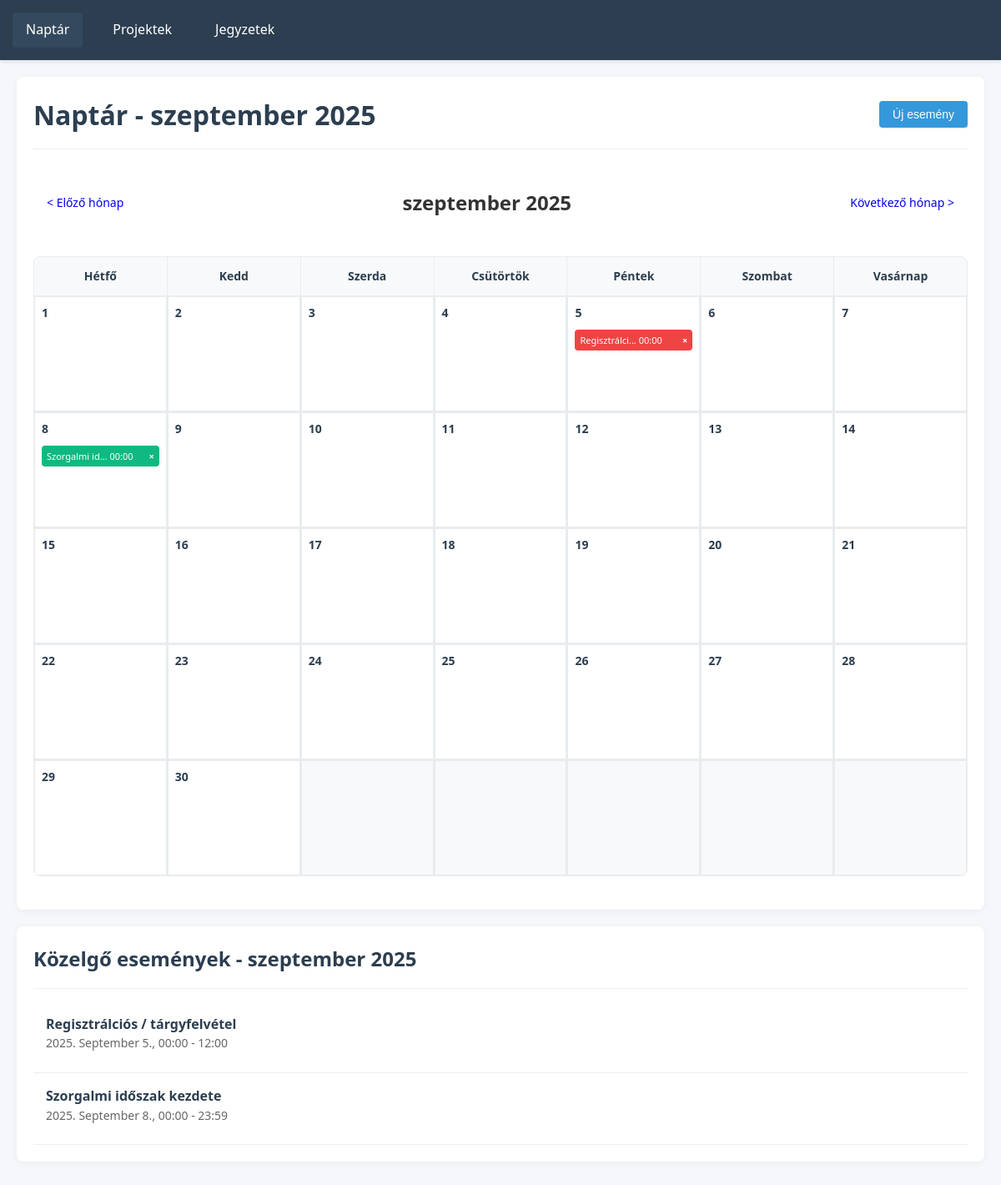
The page / on the database its author committed.
### tables this page shows
CREATE TABLE `calendar_events` (
  `id` int(11) NOT NULL,
  `user_id` int(11) NOT NULL,
  `title` varchar(255) NOT NULL,
  `description` text DEFAULT NULL,
  `start_datetime` datetime NOT NULL,
  `end_datetime` datetime DEFAULT NULL,
  `is_all_day` tinyint(1) DEFAULT 0,
  `color` varchar(7) DEFAULT '#3B82F6',
  `deleted_at` timestamp NULL DEFAULT NULL,
  `created_at` timestamp NOT NULL DEFAULT current_timestamp(),
  `updated_at` timestamp NOT NULL DEFAULT current_timestamp() ON UPDATE current_timestamp()
);

### controllers/BaseController.php (called while the page is built, shortened)
<?php
require_once 'Database.php';
class BaseController {
    public function __construct() {
        $database = new Database();
        $this->db = $database->connect();
    }
    protected function render($view, $data = []) {
        extract($data);
        require __DIR__ . '/../views/' . $view . '.php';
        require __DIR__ . '/../views/layouts/layout.php';
    }
}

### controllers/CalendarController.php (called while the page is built, shortened)
<?php
require_once 'BaseController.php';
class CalendarController extends BaseController {
    public function index() {
        $year = isset($_GET['year']) ? (int)$_GET['year'] : date('Y');
        $month = isset($_GET['month']) ? (int)$_GET['month'] : date('n');
        $events = $this->getCalendarEvents($year, $month);
        $calendarData = $this->generateCalendarData($year, $month);
        return $this->render('calendar/index', [
            'title' => 'Naptár',
            'events' => $events,
            'calendar' => $calendarData,
            'currentYear' => $year,
            'currentMonth' => $month
        ]);
    }
    private function getCalendarEvents($year, $month) {
        $firstDay = date('Y-m-01', strtotime("$year-$month-01"));
        $lastDay = date('Y-m-t', strtotime("$year-$month-01"));
        $query = "SELECT * FROM calendar_events
                 WHERE user_id = 1
                 AND deleted_at IS NULL
                 AND start_datetime BETWEEN :firstDay AND :lastDay
                 ORDER BY start_datetime";
        $stmt = $this->db->prepare($query);
        $stmt->execute(['firstDay' => $firstDay . ' 00:00:00', 'lastDay' => $lastDay . ' 23:59:59']);
        return $stmt->fetchAll(PDO::FETCH_ASSOC);
    }
    private function generateCalendarData($year, $month) {
        $firstDay = mktime(0, 0, 0, $month, 1, $year);
        $daysInMonth = date('t', $firstDay);
        $firstDayOfWeek = date('w', $firstDay);
        $firstDayOfWeek = $firstDayOfWeek == 0 ? 6 : $firstDayOfWeek - 1;
        $weeks = [];
        $currentDay = 1;
        for ($i = 0; $i < 6; $i++) {
            $week = [];
            for ($j = 0; $j < 7; $j++) {
                if (($i === 0 && $j < $firstDayOfWeek) || $currentDay > $daysInMonth) {
                    $week[] = null;
                } else {
                    $week[] = $currentDay;
                    $currentDay++;
                }
            }
            $weeks[] = $week;
            if ($currentDay > $daysInMonth) {
                break;
            }
        }
        return [
            'weeks' => $weeks,
            'monthName' => $this->getHungarianMonthName($month),
            'year' => $year,
            'month' => $month,
            'prev' => $this->getPrevMonth($year, $month),
            'next' => $this->getNextMonth($year, $month)
        ];
    }
    private function getHungarianMonthName($month) {
        $months = [
            1 => 'január', 2 => 'február', 3 => 'március', 4 => 'április',
            5 => 'május', 6 => 'június', 7 => 'július', 8 => 'augusztus',
            9 => 'szeptember', 10 => 'október', 11 => 'november', 12 => 'december'
        ];
        return $months[$month] ?? 'ismeretlen';
    }
    private function getPrevMonth($year, $month) {
        return ['year' => $year, 'month' => $month - 1];
    }
    private function getNextMonth($year, $month) {
        return ['year' => $year, 'month' => $month + 1];
    }
}

### controllers/Database.php (called while the page is built, shortened)
<?php
class Database {
    private $host = 'localhost';
    private $db_name = 'webapp_calendar';
    private $username = 'root';
    private $password = '';
    public function connect() {
        $this->conn = null;
        try {
            $this->conn = new PDO(
                'mysql:host=' . $this->host . ';dbname=' . $this->db_name . ';charset=utf8mb4',
                $this->username,
                $this->password,
                [
                    PDO::ATTR_ERRMODE => PDO::ERRMODE_EXCEPTION,
                    PDO::ATTR_DEFAULT_FETCH_MODE => PDO::FETCH_ASSOC
                ]
            );
            $this->conn->exec("SET NAMES utf8mb4");
        } catch(PDOException $e) {
            echo "Connection Error: " . $e->getMessage();
        }
        return $this->conn;
    }
}

### views/calendar/index.php (the view, shortened to what this page needs)
<div class="card">
    <div class="card-header">
        <h1>Naptár - <?= $calendar['monthName'] ?> <?= $calendar['year'] ?></h1>
        <button class="btn btn-primary" onclick="openEventModal()">Új esemény</button>
    </div>
    <div class="calendar-container">
        <div class="calendar-header">
            <a href="?page=calendar&year=<?= $calendar['prev']['year'] ?>&month=<?= $calendar['prev']['month'] ?>" class="btn">&lt; Előző hónap</a>
            <h2><?= $calendar['monthName'] ?> <?= $calendar['year'] ?></h2>
            <a href="?page=calendar&year=<?= $calendar['next']['year'] ?>&month=<?= $calendar['next']['month'] ?>" class="btn">Következő hónap &gt;</a>
        </div>
        <div class="calendar-grid">
            <div class="weekday">Hétfő</div>
            <div class="weekday">Kedd</div>
            <div class="weekday">Szerda</div>
            <div class="weekday">Csütörtök</div>
            <div class="weekday">Péntek</div>
            <div class="weekday">Szombat</div>
            <div class="weekday">Vasárnap</div>
            <?php foreach ($calendar['weeks'] as $week): ?>
                <?php foreach ($week as $day): ?>
                    <div class="calendar-day<?= $day === null ? ' empty' : '' ?>"
                         <?php if ($day !== null): ?>onclick="openEventModalForDay(<?= $day ?>)"<?php endif; ?>>
                        <?php if ($day !== null): ?>
                            <div class="day-number"><?= $day ?></div>
                            <?php
                            $currentDate = sprintf('%04d-%02d-%02d', $calendar['year'], $calendar['month'], $day);
                            $dayEvents = [];
                            foreach ($events as $event):
                                $eventDate = date('Y-m-d', strtotime($event['start_datetime']));
                                if ($eventDate === $currentDate):
                                    $dayEvents[] = $event;
                                endif;
                            endforeach;
                            $displayEvents = array_slice($dayEvents, 0, 2);
                            ?>
                            <?php foreach ($displayEvents as $event): ?>
                                <div class="event" style="background-color: <?= $event['color'] ?? '#3498db' ?>;"
                                     title="<?= htmlspecialchars($event['title']) ?> (<?= date('H:i', strtotime($event['start_datetime'])) ?>)">
                                    <?= htmlspecialchars(mb_substr($event['title'], 0, 12)) ?><?= mb_strlen($event['title']) > 12 ? '...' : '' ?>
                                    <?= date('H:i', strtotime($event['start_datetime'])) ?>
                                    <span class="event-delete" onclick="deleteEvent(<?= $event['id'] ?>, event)">
                                        &times;
                                    </span>
                                </div>
                            <?php endforeach; ?>
                        <?php endif; ?>
                    </div>
                <?php endforeach; ?>
            <?php endforeach; ?>
        </div>
    </div>
</div>
<div class="card">
    <div class="card-header">
        <h2>Közelgő események - <?= $calendar['monthName'] ?> <?= $calendar['year'] ?></h2>
    </div>
    <ul class="note-list">
        <?php if (empty($events)): ?>
            <li class="note-item">
                <div class="note-excerpt">Nincsenek események ebben a hónapban.</div>
            </li>
        <?php else: ?>
            <?php foreach ($events as $event): ?>
                <li class="note-item">
                    <div class="note-title"><?= htmlspecialchars($event['title']) ?></div>
                    <div class="note-excerpt">
                        <?= date('Y. F j., H:i', strtotime($event['start_datetime'])) ?>
                        <?= $event['end_datetime'] ? ' - ' . date('H:i', strtotime($event['end_datetime'])) : '' ?>
                    </div>
                </li>
            <?php endforeach; ?>
        <?php endif; ?>
    </ul>
</div>

### assets/css/style.css (style rules this page uses)
body { font-family: 'Segoe UI', Tahoma, Geneva, Verdana, sans-serif; margin: 0; padding: 0; background-color: #f5f7fa; color: #333; line-height: 1.6; }
.card { background: white; border-radius: 8px; box-shadow: 0 2px 10px rgba(0,0,0,0.05); padding: 20px; margin-bottom: 20px; }
.card-header { border-bottom: 1px solid #eee; padding-bottom: 15px; margin-bottom: 15px; display: flex; justify-content: space-between; align-items: center; }
.card-header h1, .card-header h2 { margin: 0; color: #2c3e50; }
.calendar-container { width: 100%; overflow-x: auto; margin-bottom: 20px; }
.calendar-header { display: flex; justify-content: space-between; align-items: center; margin-bottom: 15px; padding: 10px 0; }
.calendar-grid { display: grid; grid-template-columns: repeat(7, 1fr); gap: 1px; background-color: #e9ecef; border: 1px solid #e9ecef; border-radius: 8px; overflow: hidden; }
.weekday { text-align: center; font-weight: bold; padding: 12px 8px; background-color: #f8f9fa; color: #2c3e50; font-size: 14px; }
.calendar-day { min-height: 120px; background-color: white; padding: 8px; position: relative; border: 1px solid #e9ecef; }
.calendar-day.empty { background-color: #f8f9fa; }
.day-number { font-weight: bold; margin-bottom: 8px; color: #2c3e50; font-size: 14px; }
.event { font-size: 11px; padding: 4px 6px; border-radius: 4px; margin-bottom: 4px; cursor: pointer; white-space: nowrap; overflow: hidden; text-overflow: ellipsis; background-color: #3498db; color: white; }
.collection-list, .note-list { list-style: none; padding: 0; margin: 0; }
.collection-item, .note-item { padding: 15px; border-bottom: 1px solid #eee; transition: background-color 0.3s; }
.note-title { font-weight: bold; margin-bottom: 5px; color: #2c3e50; }
.note-excerpt { color: #666; font-size: 14px; margin-bottom: 8px; }
.btn { padding: 8px 16px; border: none; border-radius: 4px; cursor: pointer; font-size: 14px; transition: background-color 0.3s; text-decoration: none; display: inline-block; text-align: center; }
.btn-primary { background-color: #3498db; color: white; }
.event-delete { float: right; cursor: pointer; font-weight: bold; margin-left: 5px; }
.note-item { cursor: pointer; transition: background-color 0.3s ease; }
.note-title { margin: 0; color: #2c3e50; font-size: 16px; }
.note-excerpt { color: #666; margin-bottom: 10px; line-height: 1.4; }

### rows shown on the page
calendar_events: title "Regisztrálci", start_datetime "00:00", title "Regisztrálciós / tárgyfelvétel", start_datetime "2025. September 5., 00:00", end_datetime "12:00"
calendar_events: title "Szorgalmi id", start_datetime "00:00", title "Szorgalmi időszak kezdete", start_datetime "2025. September 8., 00:00", end_datetime "23:59"

### other values the page prints
$calendar['monthName'] "szeptember"
$calendar['year'] "2025"
$day "1"
$day "2"
$day "3"
$day "4"
$day "5"
$day "6"
$day "7"
$day "8"
$day "9"
$day "10"
$day "11"
$day "12"
$day "13"
